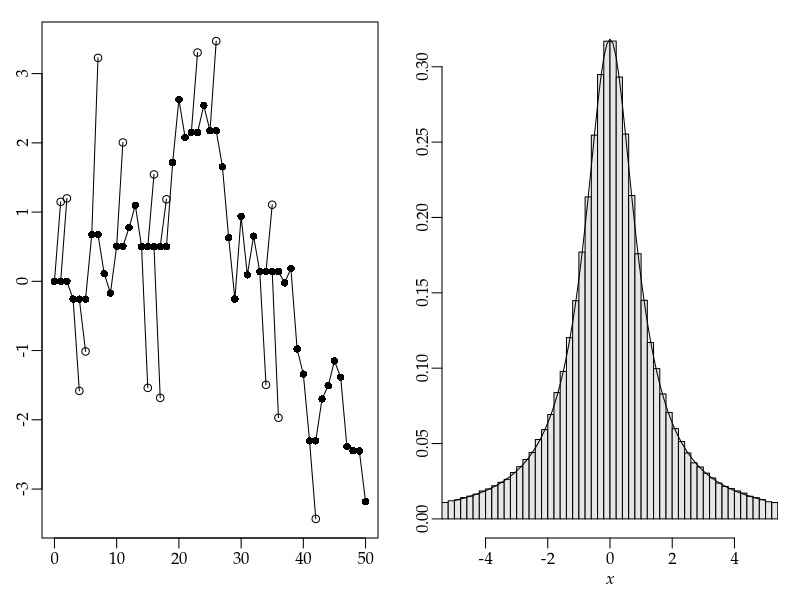

Generate this figure with R: (Note: this script raises an error after producing the figure.)
args = commandArgs()
basename = sub(".R$", "", sub("^--file=(.*/)?", "", args[grep("^--file=", args)]))
if (length(basename) != 0)
    pdf(file=paste0(basename, "_tmp.pdf"), colormodel="gray", width=8, height=3)
par(family="Palatino")
par(mgp=c(1.5,0.5,0)) # title and axis margins. default: c(3,1,0)
par(mar=c(3,2,1,1)+0.1) # bottom, left, top, right margins. default: c(5,4,4,2)+0.1

par(mfrow=c(1,2))

set.seed(12345678)
N = 50
a = numeric(N)          # 値を保存するための配列
x = 0                   # 初期値
p = 1 / (1 + x^2)       # 確率
b = rep(NA, N)
for (i in 1:N) {
  y = rnorm(1, x, 1)    # 候補（選び方は対称なら何でもよい）
  q = 1 / (1 + y^2)     # 確率
  if (runif(1) < q/p) { # 更新
    x = y
    p = q
  } else {
    b[i] = y
  }  
  a[i] = x
}
plot(0:N, c(0,a), pch=16, type="o", ylim=range(c(a,b),na.rm=TRUE), xlab="", ylab="")
points(1:N, b, pch=1)
segments(0:(N-1), a, 1:N, b)

set.seed(12345678)
N = 1000000             # 繰返し回数
a = numeric(N)          # 値を保存するための配列
x = 0                   # 初期値
p = 1 / (1 + x^2)       # 確率
accept = 0              # 採択を数えるカウンタ
for (i in 1:N) {
  y = rnorm(1, x, 1)    # 候補（選び方は対称なら何でもよい）
  q = 1 / (1 + y^2)     # 確率
  if (runif(1) < q/p) { # 更新
    x = y
    p = q
    accept = accept + 1
  }
  a[i] = x
}
hist(a, freq=FALSE, breaks=seq(-100,100,0.2), xlim=c(-5,5),
     col=gray(0.9), xlab=expression(italic(x)), ylab="", main="")
curve(dcauchy(x), add=TRUE)

dev.off()
embedFonts(paste0(basename, "_tmp.pdf"), outfile=paste0(basename, ".pdf"),
           options="-c \"<</NeverEmbed []>> setdistillerparams\" -f ")
